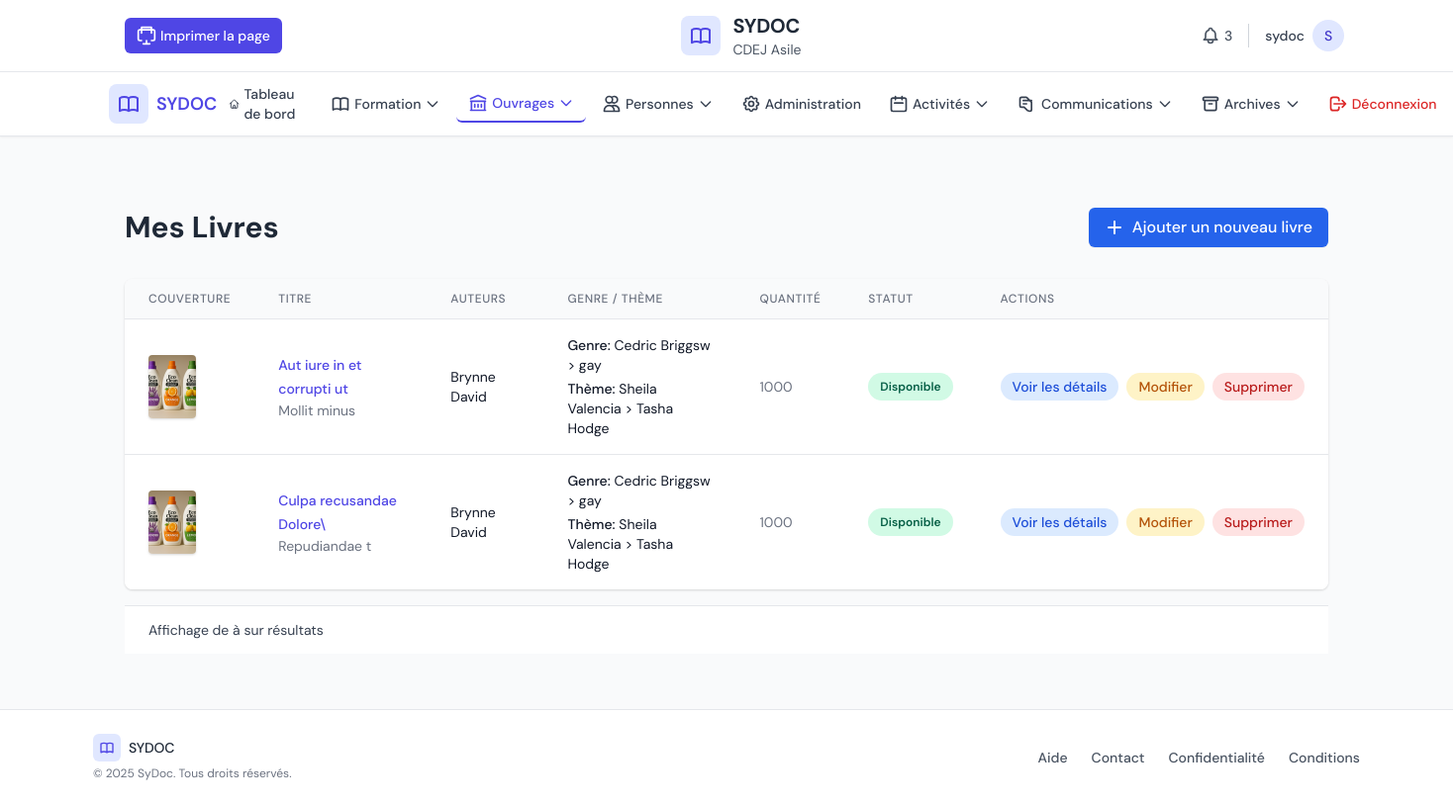
/center/books/ (signed in), run on an earlier commit of the app's database.
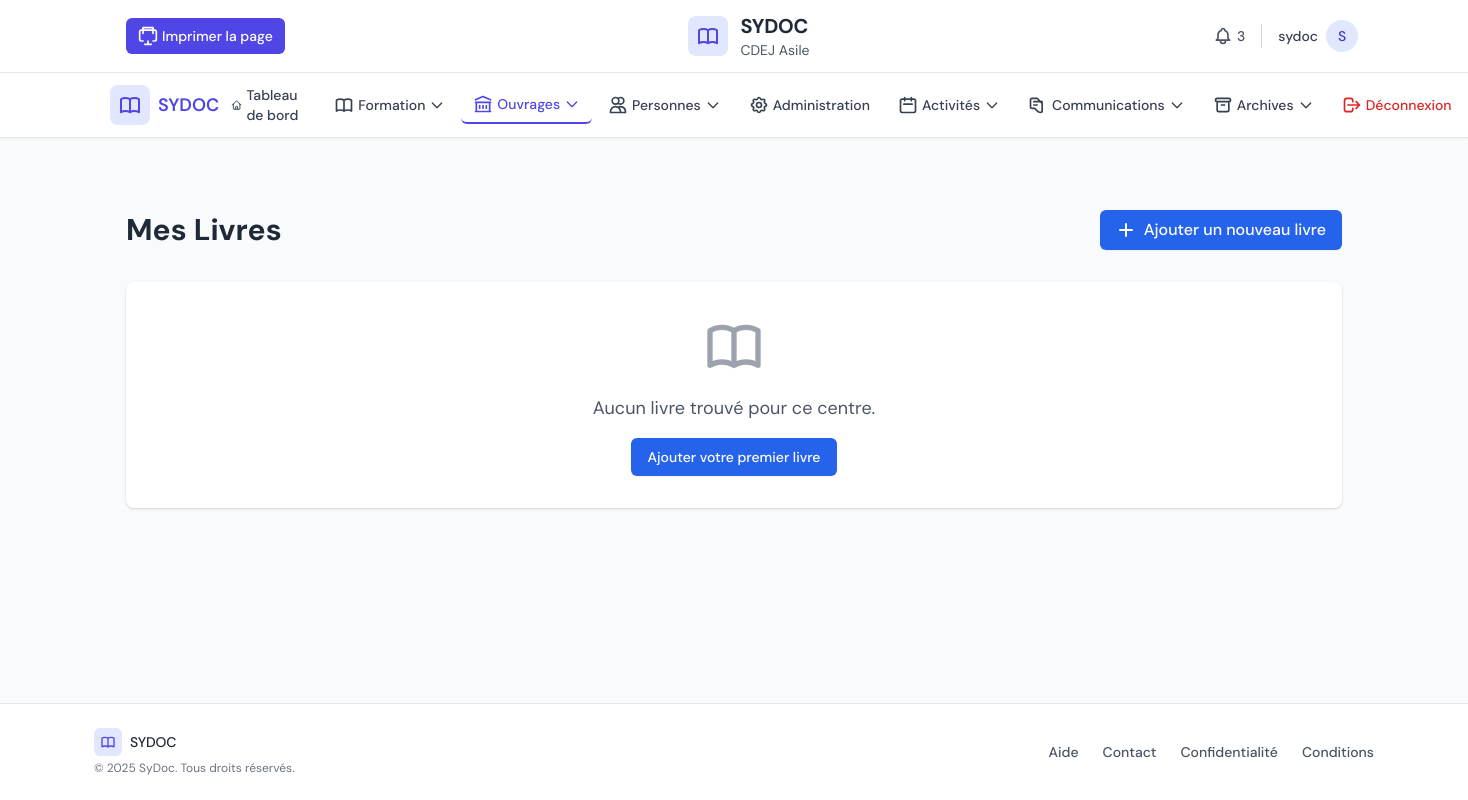
And on a later commit of the database.
### core/models.py (models this page shows, shortened)
class Book(models.Model):
    STATUS_CHOICES = [
        ('available', 'Disponible'),
        ('on_loan', 'En Prêt'),
        ('damaged', 'Endommagé'),
        ('lost', 'Perdu'),
    ]
    documentation_center = models.ForeignKey(DocumentationCenter, on_delete=models.CASCADE, related_name='books', verbose_name='Centre de Documentation')
    title = models.CharField(max_length=255, verbose_name='Titre')
    isbn = models.CharField(max_length=13, unique=True, blank=True, null=True, verbose_name='ISBN')
    publication_date = models.DateField(null=True, blank=True, verbose_name='Date de Publication')
    literary_genre = models.ForeignKey(LiteraryGenre, on_delete=models.SET_NULL, null=True, blank=True,
                                         verbose_name='Genre Littéraire')
    sub_genre = models.ForeignKey(SubGenre, on_delete=models.SET_NULL, null=True, blank=True,
                                    verbose_name='Sous-Genre')
    theme = models.ForeignKey(Theme, on_delete=models.SET_NULL, null=True, blank=True,
                                verbose_name='Thème Principal')
    sub_theme = models.ForeignKey(SousTheme, on_delete=models.SET_NULL, null=True, blank=True,
                                     verbose_name='Sous-Thème')
    authors = models.ManyToManyField(Author, related_name='books', verbose_name='Auteurs')
    editor = models.CharField(max_length=255, blank=True, verbose_name='Éditeur')
    description = models.TextField(blank=True, verbose_name='Description')
    is_digital = models.BooleanField(default=False, verbose_name='Est Numérique')
    file_upload = models.FileField(upload_to='books/digital/', blank=True, null=True, verbose_name='Fichier Numérique (PDF, EPUB, etc.)')
    pages = models.IntegerField(null=True, blank=True, verbose_name='Nombre de Pages')
    quantity_available = models.IntegerField(default=1, verbose_name='Quantité Disponible (Physique)')
    total_quantity = models.IntegerField(default=1, verbose_name='Quantité Totale (Physique)')
    acquisition_date = models.DateField(default=timezone.now, verbose_name='Date d\'Acquisition')
    cover_image = models.ImageField(upload_to='books/covers/', blank=True, null=True, verbose_name='Image de Couverture')
    status = models.CharField(max_length=50, choices=STATUS_CHOICES, default='available', verbose_name='Statut')
    price = models.DecimalField(max_digits=10, decimal_places=2, null=True, blank=True, verbose_name='Prix (Gourdes)')
    language = models.ForeignKey(Language, on_delete=models.SET_NULL, null=True, blank=True, verbose_name='Langue')
    minimum_age_required = models.PositiveIntegerField(default=0, verbose_name='Âge Minimum Requis')
    has_volumes = models.BooleanField(default=False, verbose_name='Possède des Tomes')
    volume_count = models.PositiveIntegerField(default=0, verbose_name='Nombre de Tomes')
    class Meta:
        verbose_name = 'Livre/Ouvrage'
        verbose_name_plural = 'Livres/Ouvrages'
        unique_together = ('documentation_center', 'title', 'publication_date')
        ordering = ['title']

class Author(models.Model):
    first_name = models.CharField(max_length=100, verbose_name='Prénom')
    last_name = models.CharField(max_length=100, verbose_name='Nom')
    biography = models.TextField(blank=True, verbose_name='Biographie')
    date_of_birth = models.DateField(null=True, blank=True, verbose_name='Date de Naissance')
    date_of_death = models.DateField(null=True, blank=True, verbose_name='Date de Décès')
    class Meta:
        verbose_name = 'Auteur'
        verbose_name_plural = 'Auteurs'
        ordering = ['last_name', 'first_name']
    @property
    def full_name(self):
        return f"{self.first_name} {self.last_name}"

class LiteraryGenre(models.Model):
    name = models.CharField(max_length=100, unique=True, verbose_name='Nom du Genre Littéraire')
    description = models.TextField(blank=True, verbose_name='Description')
    class Meta:
        verbose_name = 'Genre Littéraire'
        verbose_name_plural = 'Genres Littéraires'
        ordering = ['name']

class SubGenre(models.Model):
    genre = models.ForeignKey(LiteraryGenre, on_delete=models.CASCADE, related_name='sous_genres',
                            verbose_name='Genre Littéraire')
    name = models.CharField(max_length=100, verbose_name='Nom du Sous-Genre')
    description = models.TextField(blank=True, verbose_name='Description')
    class Meta:
        verbose_name = 'Sous-Genre'
        verbose_name_plural = 'Sous-Genres'
        ordering = ['genre__name', 'name']
        unique_together = ('genre', 'name')

class Theme(models.Model):
    name = models.CharField(max_length=100, unique=True, verbose_name='Nom du Thème')
    description = models.TextField(blank=True, verbose_name='Description')
    class Meta:
        verbose_name = 'Thème'
        verbose_name_plural = 'Thèmes'
        ordering = ['name']

class SousTheme(models.Model):
    theme = models.ForeignKey(Theme, on_delete=models.CASCADE, related_name='sous_themes',
                            verbose_name='Thème Principal')
    name = models.CharField(max_length=100, verbose_name='Nom du Sous-Thème')
    description = models.TextField(blank=True, verbose_name='Description')
    class Meta:
        verbose_name = 'Sous-Thème'
        verbose_name_plural = 'Sous-Thèmes'
        ordering = ['theme__name', 'name']
        unique_together = ('theme', 'name')

### center_panel/views.py (the view)
# urls.py: path('books/', views.center_book_list, name='books'),
@login_required
def center_book_list(request):
    try:
        current_center = DocumentationCenter.objects.first() # For dev purposes
        if not current_center:
            messages.error(request, "Aucun centre de documentation trouvé pour l'utilisateur actuel.")
            return redirect('admin:index')
    except DocumentationCenter.DoesNotExist:
        messages.error(request, "Votre compte n'est associé à aucun centre de documentation.")
        return redirect('login')
    books = Book.objects.filter(documentation_center=current_center).order_by('title')
    context = {
        'current_center': current_center,
        'books': books
    }
    return render(request, 'center_panel/books.html', context)

### center_panel/templates/center_panel/books.html (shortened to what the changed rows need)
{% extends 'center_panel/base.html' %}
{% block content %}
<div class="container mx-auto px-4 py-8">
    <div class="flex justify-between items-center mb-8">
        <h1 class="text-2xl md:text-3xl font-bold text-gray-800">Mes Livres</h1>
    </div>
    {% if books %}
    <div class="overflow-x-auto bg-white rounded-lg shadow">
        <table id="books-table" class="min-w-full divide-y divide-gray-200" data-datatable>
            <thead class="bg-gray-50">
                <tr>
                    <th scope="col" class="px-6 py-3 text-left text-xs font-medium text-gray-500 uppercase tracking-wider">Couverture</th>
                    <th scope="col" class="px-6 py-3 text-left text-xs font-medium text-gray-500 uppercase tracking-wider">Titre</th>
                    <th scope="col" class="px-6 py-3 text-left text-xs font-medium text-gray-500 uppercase tracking-wider">Auteurs</th>
                    <th scope="col" class="px-6 py-3 text-left text-xs font-medium text-gray-500 uppercase tracking-wider">Genre / Thème</th>
                    <th scope="col" class="px-6 py-3 text-left text-xs font-medium text-gray-500 uppercase tracking-wider">Quantité</th>
                    <th scope="col" class="px-6 py-3 text-left text-xs font-medium text-gray-500 uppercase tracking-wider">Statut</th>
                    <th scope="col" class="px-6 py-3 text-left text-xs font-medium text-gray-500 uppercase tracking-wider">Actions</th>
                </tr>
            </thead>
            <tbody class="bg-white divide-y divide-gray-200">
                {% for book in books %}
                <tr class="hover:bg-gray-50">
                    <td class="px-6 py-4 whitespace-nowrap">
                        {% if book.cover_image %}
                            <img src="{{ book.cover_image.url }}" alt="{{ book.title }}" class="h-16 w-12 object-cover rounded shadow">
                        {% endif %}
                    </td>
                    <td class="px-6 py-4">
                        <a href="{% url 'center_panel:book_detail' book.id %}" class="text-sm font-medium text-indigo-600 hover:text-indigo-900">{{ book.title }}</a>
                        <div class="text-sm text-gray-500">{{ book.isbn|default:"N/A" }}</div>
                    </td>
                    <td class="px-6 py-4">
                        <div class="text-sm text-gray-900">
                            {% if book.authors.all %}
                                {% for author in book.authors.all %}
                                    {{ author.full_name }}{% if not forloop.last %}, {% endif %}
                                {% endfor %}
                            {% else %}
                                Auteur inconnu
                            {% endif %}
                        </div>
                    </td>
                    <td class="px-6 py-4">
                        <div class="text-sm text-gray-900">
                            {% if book.literary_genre %}
                                <div><span class="font-medium">Genre:</span> {{ book.literary_genre.name }}{% if book.sub_genre %} > {{ book.sub_genre.name }}{% endif %}</div>
                            {% endif %}
                            {% if book.theme %}
                                <div class="mt-1"><span class="font-medium">Thème:</span> {{ book.theme.name }}{% if book.sub_theme %} > {{ book.sub_theme.name }}{% endif %}</div>
                            {% endif %}
                        </div>
                    </td>
                    <td class="px-6 py-4 whitespace-nowrap">
                        <div class="text-sm text-gray-500">{{ book.total_quantity }}</div>
                    </td>
                    <td class="px-6 py-4 whitespace-nowrap">
                        {% if book.is_archived %}
                            <span class="px-3 py-1 inline-flex text-xs leading-5 font-semibold rounded-full bg-gray-100 text-gray-800">
                                Archivé
                            </span>
                        {% else %}
                            <span class="px-3 py-1 inline-flex text-xs leading-5 font-semibold rounded-full bg-green-100 text-green-800">
                                Disponible
                            </span>
                        {% endif %}
                    </td>
                    <td class="px-6 py-4 whitespace-nowrap text-right text-sm font-medium">
                        <div class="flex space-x-2">
                            <a href="{% url 'center_panel:book_detail' book.id %}" class="bg-blue-100 hover:bg-blue-200 text-blue-700 px-3 py-1 rounded-full text-sm font-medium">Voir les détails</a>
                            <a href="{% url 'center_panel:edit_book' book.id %}" class="bg-yellow-100 hover:bg-yellow-200 text-yellow-700 px-3 py-1 rounded-full text-sm font-medium">Modifier</a>
                            <a href="{% url 'center_panel:delete_book' book.id %}" class="bg-red-100 hover:bg-red-200 text-red-700 px-3 py-1 rounded-full text-sm font-medium">Supprimer</a>
                        </div>
                    </td>
                </tr>
                {% endfor %}
            </tbody>
        </table>
    </div>
    <div class="mt-4 flex items-center justify-between border-t border-gray-200 bg-white px-4 py-3 sm:px-6">
        <div class="hidden sm:flex sm:flex-1 sm:items-center sm:justify-between">
            <div>
                <p class="text-sm text-gray-700">
                    Affichage de
                    à
                    sur
                    résultats
                </p>
            </div>
        </div>
    </div>
    {% else %}
    <div class="bg-white p-8 rounded-lg shadow text-center">
        <p class="text-gray-600 text-lg">Aucun livre trouvé pour ce centre.</p>
        <a href="{% url 'center_panel:add_book' %}" class="mt-4 inline-flex items-center px-4 py-2 border border-transparent text-sm font-medium rounded-md shadow-sm text-white bg-blue-600 hover:bg-blue-700 focus:outline-none focus:ring-2 focus:ring-offset-2 focus:ring-blue-500">
            Ajouter votre premier livre
        </a>
    </div>
    {% endif %}
</div>
{% endblock %}

What changed in the data, as far as the page shows it:
removed Book: cover_image (picture), title "Aut iure in et corrupti ut", isbn "Mollit minus", literary_genre.name "Cedric Briggsw", sub_genre.name "gay", theme.name "Sheila Valencia", sub_theme.name "Tasha Hodge", total_quantity "1000"
no longer on this page (row unchanged): Author: full_name "Brynne David"
removed Book: cover_image (picture), title "Culpa recusandae Dolore\\", isbn "Repudiandae t", literary_genre.name "Cedric Briggsw", sub_genre.name "gay", theme.name "Sheila Valencia", sub_theme.name "Tasha Hodge", total_quantity "1000"
Also different on the page:
text no longer shown: "COUVERTURE TITRE AUTEURS GENRE / THÈME QUANTITÉ STATUT ACTIONS Affichage de à sur résultats"
text now shown: "Aucun livre trouvé pour ce centre. Ajouter votre premier livre"
